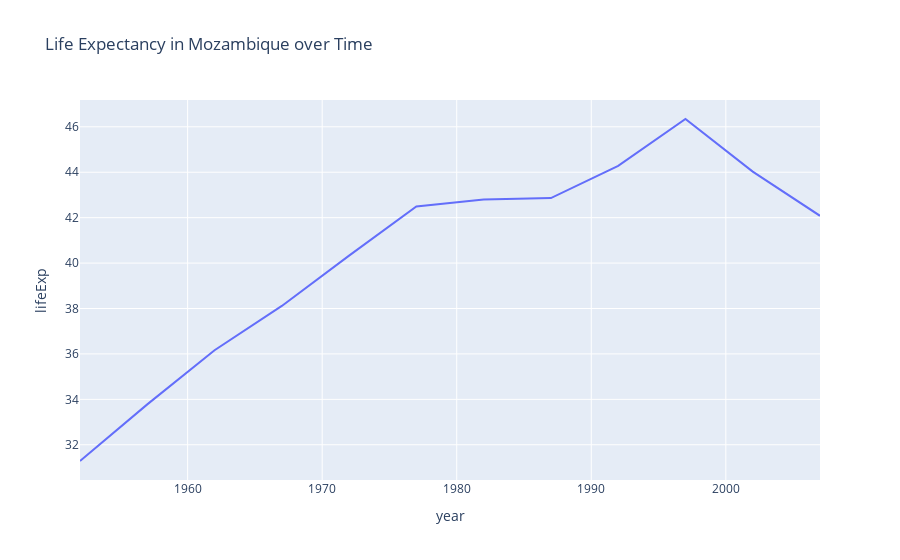

Source (notebook cell):
### Markdown cell above
## Life Expectancy in Mozambique over Time

### Code cell
country = 'Mozambique'
df_country= df[df['country'] == country]

fig = px.line(df_country, x='year', y='lifeExp', title='Life Expectancy in Mozambique over Time')
fig.show()

### Figure 1 — Plotly figure (JSON) as saved in the notebook; plotly's stock layout.template omitted (floating-point values rounded to 4 significant figures)
{"data": [{"hovertemplate": "year=%{x}<br>lifeExp=%{y}<extra></extra>", "legendgroup": "", "line": {"color": "#636efa", "dash": "solid"}, "marker": {"symbol": "circle"}, "mode": "lines", "name": "", "orientation": "v", "showlegend": false, "type": "scatter", "x": [1952, 1957, 1962, 1967, 1972, 1977, 1982, 1987, 1992, 1997, 2002, 2007], "xaxis": "x", "y": [31.29, 33.78, 36.16, 38.11, 40.33, 42.49, 42.8, 42.86, 44.28, 46.34, 44.03, 42.08], "yaxis": "y"}], "layout": {"legend": {"tracegroupgap": 0}, "title": {"text": "Life Expectancy in Mozambique over Time"}, "xaxis": {"anchor": "y", "domain": [0, 1], "title": {"text": "year"}}, "yaxis": {"anchor": "x", "domain": [0, 1], "title": {"text": "lifeExp"}}}}
